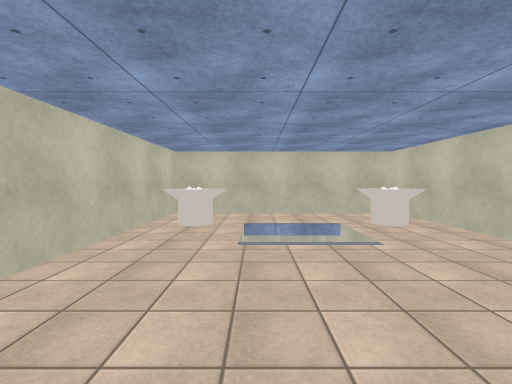
[1] (above)

13 first-person views from a walk through a 3-D level made in the Unity game engine. The camera is 1.5 m above the floor, tilts 2° down and sees 85° across. The floor is counted in squares, 1.76 m on a side. Each view is taken from the middle of a square. On the plan, view 1 faces up. The plan holds only what a view shows up to about 10 squares ahead; the rest is blank. The place goes on beyond the plan. The player character is not drawn. Surface patterns are stand-ins for the level's own textures.

[2]
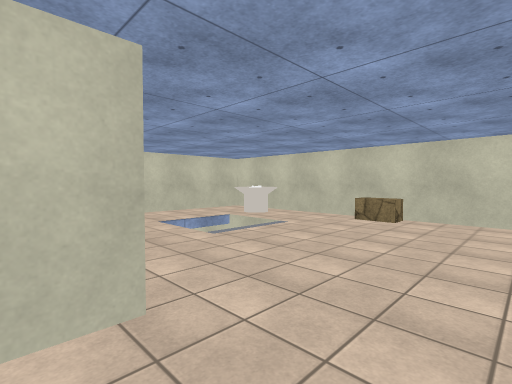

[3]
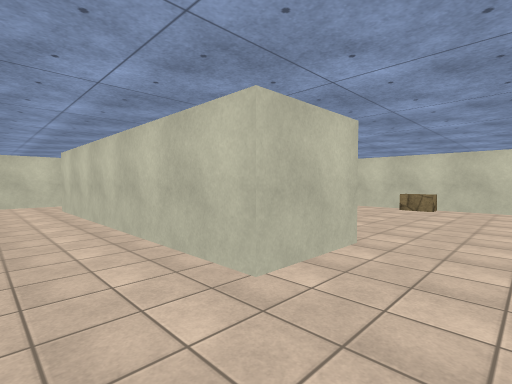

[4]
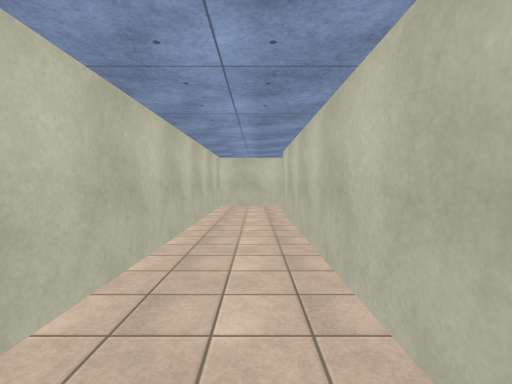

[5]
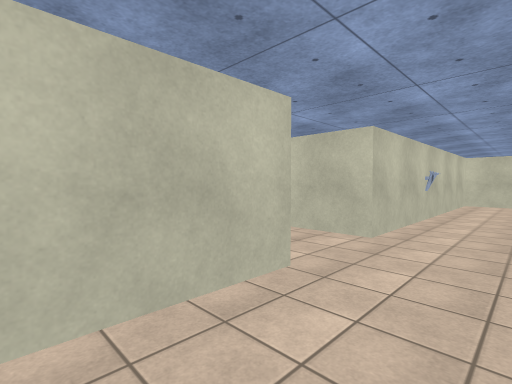

[6]
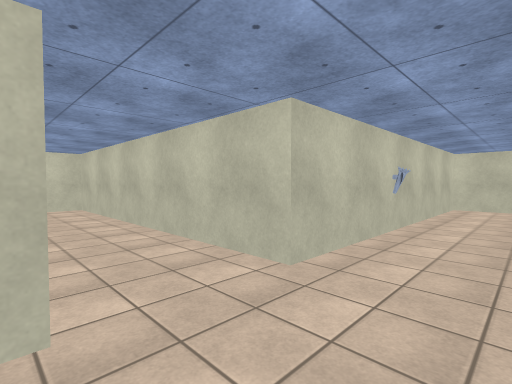

[7]
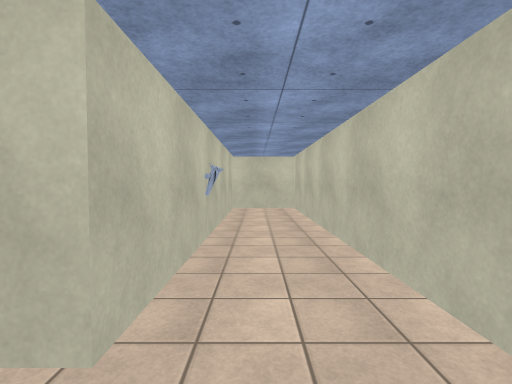

[8]
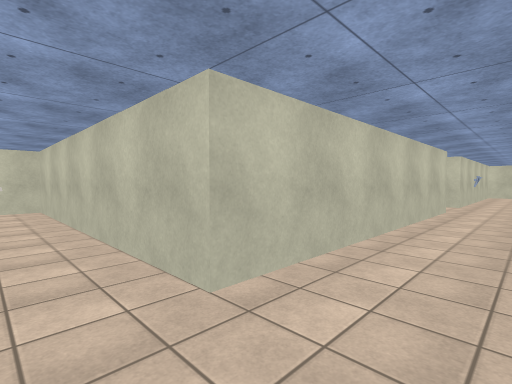

[9]
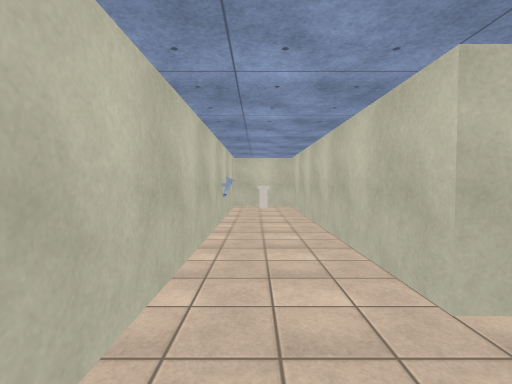

[10]
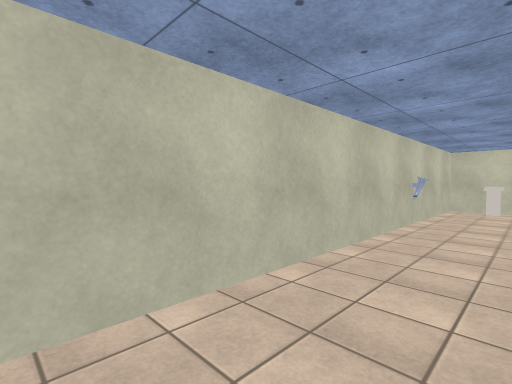

[11]
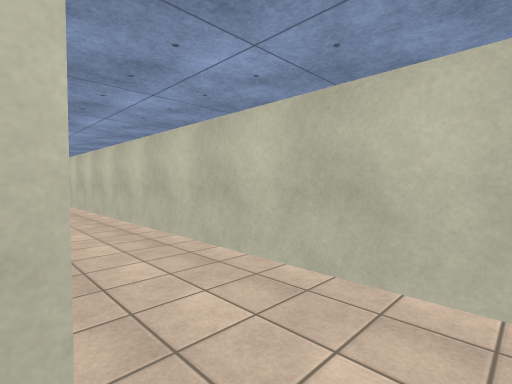

[12]
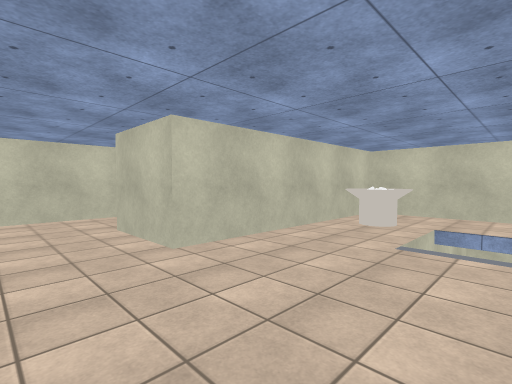

[13]
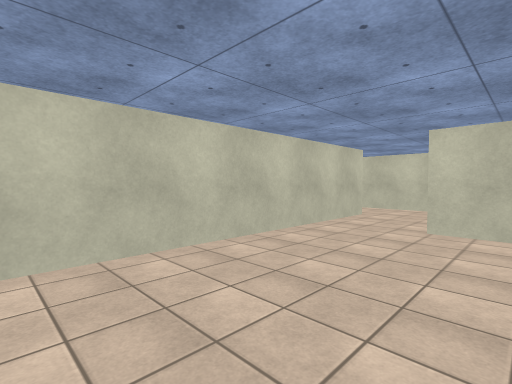

### Floor plan
Key: @ floor where view 1 was taken; # wall or solid block; . floor; / step, stairs or slope; ^ raised ledge; O other object.
Columns run from 7 left of view 1 to 4 right of it. Each row starts with its distance up from view 1.
 12 ############
 11 #..........#
 10 #..........#
  9 #..#########
  8 #..#
  7 #..#########
  6 #..# ^^//^^#
  5 #..##.^/ .^#
  4 #..##..///.#
  3 #..##......#
  2 #..##.....O#
  1 #..........#
  0 #......@...#
 -1 #..#########
 -2 #..#
 -3 #..#
 -4 #..#
 -5 #..#
 -6 #..#
 -7 #..#
 -8 #..#
 -9 ####

Positions as (right, up) in squares from view 1, and headings:
1: (0, 0), facing up
2: (-3, 0), facing up-right
3: (-6, 0), facing up-right
4: (-5, 2), facing up
5: (-6, 4), facing down-right
6: (-6, 2), facing down-right
7: (-5, 1), facing down
8: (-6, 11), facing down-right
9: (-6, 11), facing right
10: (-6, 10), facing up-right
11: (-4, 11), facing down-left
12: (1, 0), facing up-left
13: (3, 3), facing down-left
